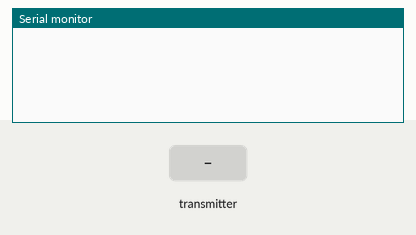
The sketch below on a simulated ESP32. On the bench: the last lines printed to the serial monitor. The test bench sets the inputs (shaded band).

Above: at 1.2 s.
1.3 s: the transmitter starts sending x = 0
At 1.66 s:
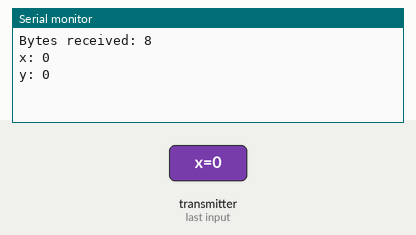
2.8 s: the transmitter starts sending y = 1024
At 3.16 s:
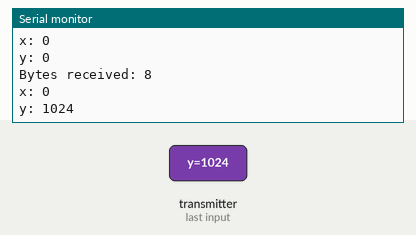
4.3 s: the transmitter starts sending x = 1024
5.8 s: the transmitter starts sending y = 2048
At 6.16 s:
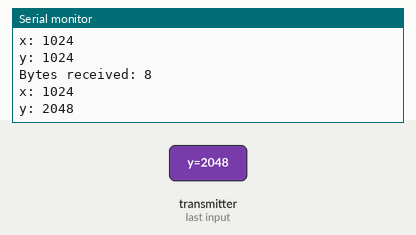
Timing chart, 0 to 8.3 s (numbered marks = the images above; inputs shaded):
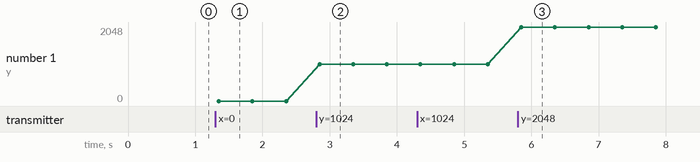

The sketch:

Receiver.ino
```cpp
// Menambahkan Library ESPNOW dan WiFi
#include <esp_now.h>
#include <WiFi.h>

// Struktur pesan sender dan receiver harus sama
typedef struct test_struct {
  int x;
  int y;
} test_struct;

// Buat sebuah struct_message dengan nama myData
test_struct myData;

// fungsi callback yang akan dieksekusi ketika pesan diterima
void OnDataRecv(const uint8_t *mac, const uint8_t *incomingData, int len) {
  memcpy(&myData, incomingData, sizeof(myData));
  Serial.print("Bytes received: ");
  Serial.println(len);
  Serial.print("x: ");
  Serial.println(myData.x);
  Serial.print("y: ");
  Serial.println(myData.y);
  Serial.println();
}

void setup() {
  // Komunikasi serial diatur pada baudrate 115200:
  Serial.begin(115200);

  // Set ESP32 sebagai station
  WiFi.mode(WIFI_STA);

  // Inisialisasi ESP-NOW
  if (esp_now_init() != ESP_OK) {
    Serial.println("Error initializing ESP-NOW");
    return;
  }
  // Once ESPNow is successfully Init, we will register for recv CB to
  // get recv packer info
  esp_now_register_recv_cb(OnDataRecv);
}
void loop() {
}
```

Measured:
- after the input at 1.3 s, the serial monitor: prints a new line after 0.05 s (image 1)
- after the input at 2.8 s, the serial monitor: prints a new line after 0.05 s (image 2)
- after the input at 5.8 s, the serial monitor: prints a new line after 0.05 s (image 3)
- plotted number 1: 0 → 1024 after the input at 2.8 s, 1024 → 2048 after the input at 5.8 s
